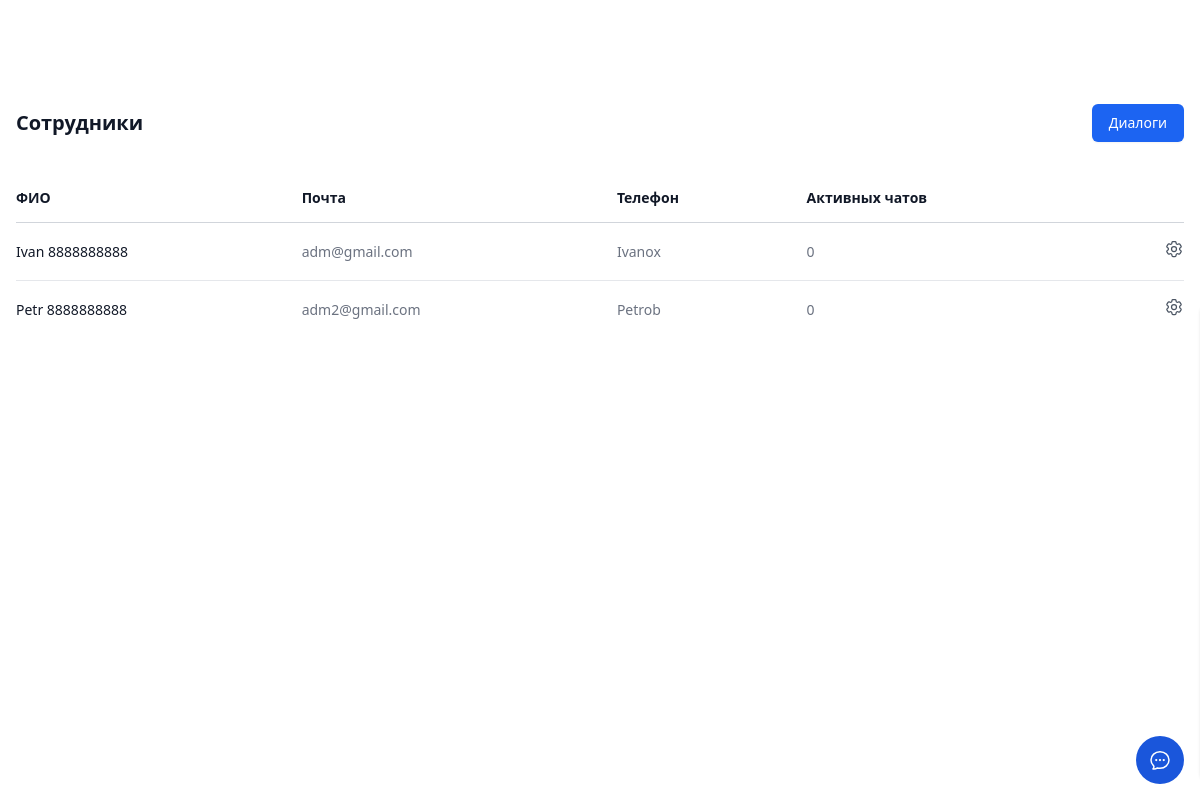
Page /chat/ (signed in) on the committed database.
### account/models.py (models this page shows, shortened)
class User(AbstractBaseUser, PermissionsMixin):
    first_name = models.CharField(max_length=128)
    last_name = models.CharField(max_length=128)
    email = models.EmailField(max_length=255, unique=True)
    phone = models.CharField(max_length=10)
    is_active = models.BooleanField(default=False)
    is_staff = models.BooleanField(default=False)
    date_joined = models.DateTimeField(auto_now_add=True)
    last_login = models.DateTimeField(auto_now_add=True)
    objects = CustomUserManager()
    USERNAME_FIELD = "email"
    EMAIL_FIELD = 'email'
    REQUIRED_FIELDS = ['first_name', 'last_name', 'phone']

### chat/views.py (the view)
# urls.py: path('', AgentList.as_view(), name='agent-list'),
class AgentList(CheckPermissions, ListView):
    template_name = 'agent-list.html'
    def get_queryset(self):
        return User.objects.filter(Q(is_staff=True) | Q(is_superuser=True))
    def get_context_data(self, **kwargs):
        context = super().get_context_data(**kwargs)
        context['chat_name'] = self.request.session.session_key
        return context

### chat/context_processors.py (called while the page is built)
def chat(request):
    return list()

### chat/views.py (called while the page is built)
    def test_func(self) -> bool | None:
        if self.request.user.is_staff or self.request.user.is_superuser:
            return True
        raise Http404

### templates/agent-list.html (shortened to what this page needs)
{% extends 'base.html' %}
{% block content %}
<div class="mx-auto py-10 px-4 sm:py- xl:px-0 sm:max-w-7xl">
    <div class="">
        <div class="sm:flex sm:items-center">
            <div class="sm:flex-auto">
                    <h1 class="text-xl font-semibold text-gray-900">Сотрудники</h1>
            </div>
            <div class="mt-4 sm:mt-0 sm:ml-16 sm:flex-none">
                <a href="{% url 'chat-list' %}" class="inline-flex items-center justify-center rounded-md border border-transparent bg-blue-600 px-4 py-2 text-sm font-medium text-white shadow-sm hover:bg-blue-700 focus:outline-none focus:ring-2 focus:ring-blue-500 focus:ring-offset-2 sm:w-auto">Диалоги</a>
            </div>
        </div>
        <div class="mt-8 flex flex-col">
            <div class="overflow-x-auto">
                <div class="inline-block min-w-full align-middle">
                    <table class="min-w-full divide-y divide-gray-300">
                        <thead>
                            <tr>
                                <th scope="col" class="py-3.5 pl-4 pr-3 text-left text-sm font-semibold text-gray-900 sm:pl-6 md:pl-0">ФИО</th>
                                <th scope="col" class="py-3.5 px-3 text-left text-sm font-semibold text-gray-900">Почта</th>
                                <th scope="col" class="py-3.5 px-3 text-left text-sm font-semibold text-gray-900">Телефон</th>
                                <th scope="col" class="py-3.5 px-3 text-left text-sm font-semibold text-gray-900">Активных чатов</th>
                                <th scope="col" class="relative py-3.5 pl-3 pr-4 sm:pr-6 md:pr-0"></th>
                            </tr>
                        </thead>
                        <tbody class="divide-y divide-gray-200">
                            {% for user in object_list %}
                            <tr>
                                <td class="whitespace-nowrap py-4 pl-4 pr-3 text-sm font-medium text-gray-900 sm:pl-6 md:pl-0">{{ user.first_name }} {{ user.last_name }}</td>
                                <td class="whitespace-nowrap py-4 px-3 text-sm text-gray-500">{{ user.email }}</td>
                                <td class="whitespace-nowrap py-4 px-3 text-sm text-gray-500">{{ user.phone }}</td>
                                <td class="whitespace-nowrap py-4 px-3 text-sm text-gray-500">{{ user.chats|length }}</td>
                                <td class="relative whitespace-nowrap py-4 pl-3 pr-4 text-sm sm:pr-6 md:pr-0 text-right">
                                    <button type="button" class="">
                                    </button>
                                </td>
                            </tr>
                            {% endfor %}
                        </tbody>
                    </table>
                </div>
            </div>
        </div>
    </div>
</div>
{% endblock content %}

### rows in the picture
User: first_name "Ivan", last_name "8888888888", email "adm@gmail.com", phone "Ivanox", chats|length "0"
User: first_name "Petr", last_name "8888888888", email "adm2@gmail.com", phone "Petrob", chats|length "0"
